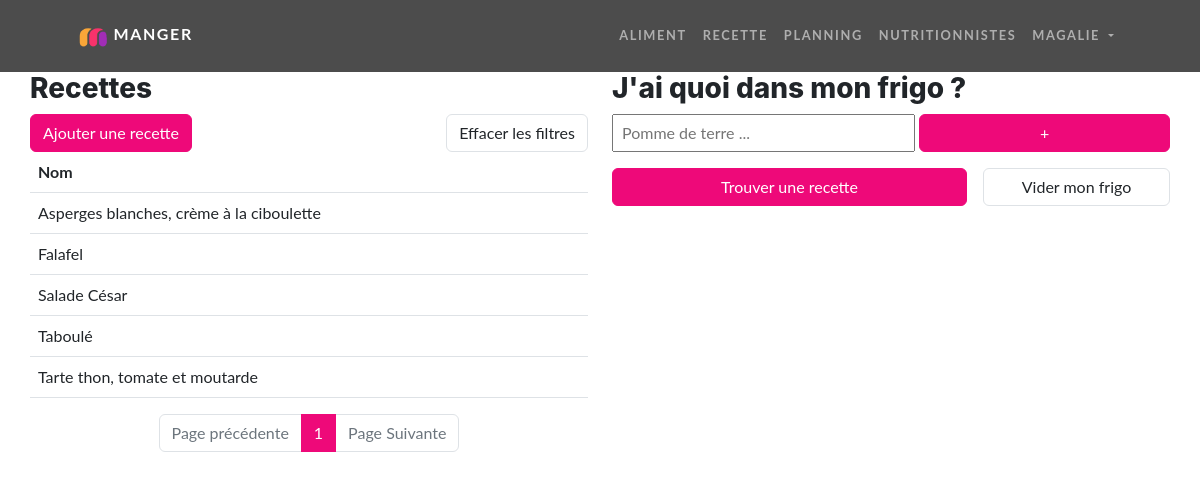
The page /recette (signed in) on the database its author committed.
### tables this page shows
CREATE TABLE IF NOT EXISTS `recette` (
  `id` varchar(13) NOT NULL,
  `nom` varchar(255) NOT NULL,
  `description` varchar(1000) DEFAULT NULL,
  `id_utilisateur` int NOT NULL,
  PRIMARY KEY (`id`),
  KEY `fk_utilisateur` (`id_utilisateur`)
);

### src/Controllers/Controller.php (called while the page is built, shortened)
<?php
abstract class Controller {
    function render (string $fichier, array $donnees = [], string $template = 'default.php') {
        extract($donnees);
        require_once ROOT . '/Views/' . $fichier;
    }
}

### src/Controllers/RecetteController.php (called while the page is built, shortened)
<?php
class RecetteController extends Controller {
    public function index() {
        $recetteModel = new RecetteModel();
        $recettesParPage = 10;
        if(isset($_GET['page']) && !empty($_GET['page'])) {
            $pageActuelle = (int) $this->secure($_GET['page']);
        }else{
            $pageActuelle = 1;
        }
        if (isset($_POST['aliments']) && is_array($_POST['aliments']) || isset($_COOKIE['r'])) {
            if(isset($_POST['aliments'])) {
                $alimentsFrigo = $_POST['aliments'];
                if($this->valideArrayNumeric($alimentsFrigo)) {
                    $recettes = $recetteModel->findByIdsAliments($alimentsFrigo);
                    setcookie('r', json_encode($recettes), time() + 3600, '/');
                }else{
                    header('Location: ' . WEBROOT . '/');
                    exit;
                }
            }else{
                $recettes = json_decode($_COOKIE['r']);
            }
            $nbRecette = count($recettes);
            $nbPage = ceil($nbRecette / $recettesParPage);
            if($pageActuelle > $nbPage) {
                $pageActuelle = $nbPage;
            }
            $premierItem = $pageActuelle * $recettesParPage - $recettesParPage;
            $recettes = array_slice($recettes, $premierItem, $premierItem + $recettesParPage);
        }else{
            $nbRecette = $recetteModel->countAllRecettes();
            $nbPage = ceil($nbRecette->nbRecette / $recettesParPage);
            $premierItem = $pageActuelle * $recettesParPage - $recettesParPage;
            $recettes = $recetteModel->findByLimits($premierItem, $recettesParPage);
        }
        $formAliments = new Form;
        $formAliments->ajoutInput('search', 'aliment', ['id' => 'monAliment', 'placeholder' => 'Pomme de terre ...' ,'autocomplete' => 'off', 'class' => 'ps-2', 'style' => 'width: 340px;'])
            ->ajoutBouton('+', ['id' => 'boutonAddFrigo', 'class' => 'btn btn-primary w-50']);
        $boutonTrouverRecettes = new Form;
        $boutonTrouverRecettes->debutForm('post', '#', ['id' => 'formFindRecette', 'class' => 'w-100'])
            ->ajoutBouton('Trouver une recette', ['id' => 'findRecette', 'type' => 'sumbit', 'class' => 'btn btn-primary w-100'])
            ->finForm();
        $btnEffacerFiltres = new Form;
        $btnEffacerFiltres->debutForm()
            ->ajoutInput('hidden', 'effacerFiltre')
            ->ajoutBouton('Effacer les filtres', ['type' => 'submit', 'class' => 'btn border'])
            ->finForm();
        $this->render('recette/index.php', [
            'recettes' => $recettes,
            'formAliments' => $formAliments->create(),
            'boutonTrouverRecettes' => $boutonTrouverRecettes->create(),
            'premierItem' => $premierItem,
            'pageActuelle' => $pageActuelle,
            'nbPage' => $nbPage,
            'btnEffacerFiltres' => $btnEffacerFiltres->create(),
            'frigoType' => 'index',
        ]);
    }
}

### index.php (called while the page is built, shortened)
<?php
$app = new Main();
$app->start();

### src/Models/RecetteModel.php (called while the page is built, shortened)
<?php
class RecetteModel extends Model {
    public function __construct() {
        $this->table = 'recette';
    }
    public function countAllRecettes() {
        return $this->executeQuery('SELECT count(recette.id) AS nbRecette FROM ' . $this->table . ' WHERE id_utilisateur = -1 OR id_utilisateur = \'' . $_SESSION['utilisateur']['id'] . '\'')->fetch();
    }
    public function findByLimits(int $premierItem, int $nbItem) {
        $query = $this->executeQuery('SELECT * FROM ' . $this->table . ' WHERE id_utilisateur = -1 OR id_utilisateur = \'' . $_SESSION['utilisateur']['id'] . '\' ORDER BY nom LIMIT ' . $premierItem . ', ' . $nbItem);
        return $query->fetchAll();
    }
}

### src/Core/Database.php (called while the page is built, shortened)
<?php
class Database extends PDO {
    private static $instance;
    private function __construct() {
        $_dsn = 'mysql:dbname=' .  $_ENV['DBNAME'] .  ';host=' . $_ENV['DBHOST'];
    }
    public static function getInstance():self {
        if(self::$instance === null) {
            self::$instance = new self();
        }
        return self::$instance;
    }
}

### src/Models/Model.php (called while the page is built, shortened)
<?php
class Model extends Database {
    public function executeQuery(string $sql, array $attributs = null){
        $this->db = Database::getInstance();
        if($attributs !== null) {
            $query = $this->db->prepare($sql);
            $query->execute($attributs);
            return $query;
        }else{
            return $this->db->query($sql);
        }
    }
}

### Views/recette/index.php (the view, shortened to what this page needs)
<head>
    <link href="/public/css/recettes.css" rel="stylesheet">
</head>
<main class="row">
    <div class="col-md-12 col-lg-6">
        <section>
            <h3>Recettes</h3>
            <div class="d-flex justify-content-between">
                <a href="recette/ajoutermodifier" class="btn btn-primary text-decoration-none">Ajouter une recette</a>
                <?= $btnEffacerFiltres ?>
            </div>
            <table class="table">
                <thead>
                    <th>Nom</th>
                    <th></th>
                    <th></th>
                </thead>
                <tbody>
                    <?php foreach ($recettes as $recette) : ?>
                        <tr class="ligne-recette" onclick="window.location='recette/lire/<?= $recette->id ?>'">
                            <td><?= $recette->nom ?></td>
                            <td>
                            </td>
                            <td>
                            </td>
                        </tr>
                    <?php endforeach ?>
                </tbody>
            </table>
            <nav>
                <ul class="pagination justify-content-center flex-wrap">
                    <li class="page-item <?= ($pageActuelle == 1) ? "disabled" : "" ?>">
                        <a href="?page=<?= $pageActuelle - 1 ?>" class="page-link">Page précédente</a>
                    </li>
                    <?php for ($page = 1; $page <= $nbPage; $page++) : ?>
                        <li class="page-item <?= ($pageActuelle == $page) ? "active" : "" ?>">
                            <a href="?page=<?= $page ?>" class="page-link"><?= $page ?></a>
                        </li>
                    <?php endfor ?>
                    <li class="page-item">
                        <a href="?page=<?= $pageActuelle + 1 ?>" class="page-link <?= ($pageActuelle == $nbPage) ? "disabled" : "" ?>">Page Suivante</a>
                    </li>
                </ul>
            </nav>
        </section>
    </div>
    <div class="col-md-12 col-lg-6">
        <h3>J'ai quoi dans mon frigo ?</h3>
        <div class="d-flex gap-1"><?= $formAliments ?></div>
        <div class="d-flex mt-3 mb-3 gap-3">
            <?= $boutonTrouverRecettes ?>
            <button id="viderFrigo" type="" class="btn border w-50">Vider mon frigo</button>
        </div>
    </div>
</main>

### public/css/recettes.css (style rules this page uses)
main { display: flex; padding: 0 30px; }
.ligne-recette { cursor: pointer; }

### rows shown on the page
recette: nom "Asperges blanches, crème à la ciboulette"
recette: nom "Falafel"
recette: nom "Salade César"
recette: nom "Taboulé"
recette: nom "Tarte thon, tomate et moutarde"

### other values the page prints
$_SESSION['utilisateur']['nom_utilisateur'] "MAGALIE"
$texte "Effacer les filtres + Trouver une recette"
